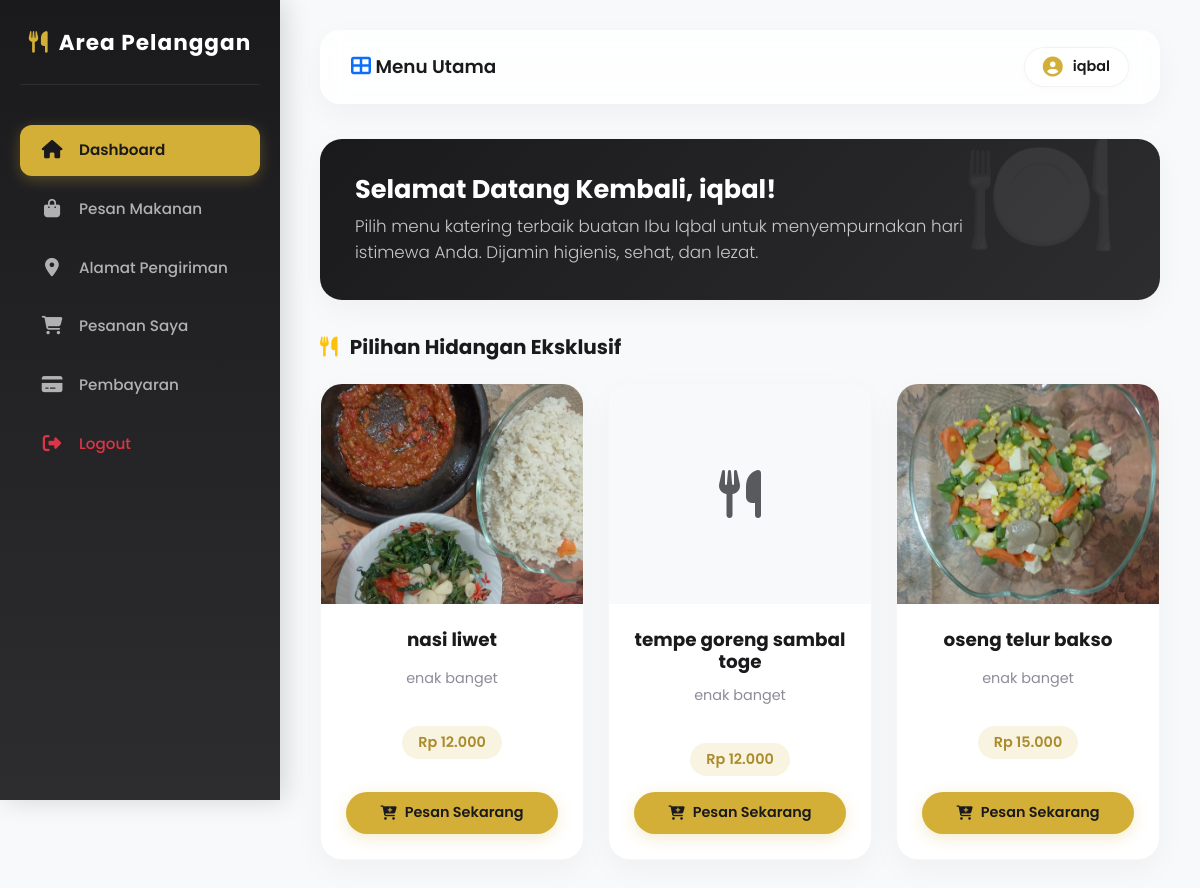
/pengunjung/index.php (signed in), run on the app's committed database.
### tables this page shows
CREATE TABLE `users` (
  `id` int(11) NOT NULL,
  `username` varchar(50) DEFAULT NULL,
  `password` varchar(255) NOT NULL,
  `role` enum('admin','petugas','pengunjung') DEFAULT NULL
);

CREATE TABLE `produk` (
  `id` int(11) NOT NULL,
  `nama` varchar(100) DEFAULT NULL,
  `deskripsi` text,
  `harga` int(11) DEFAULT NULL,
  `gambar` varchar(100) DEFAULT NULL
);

### pengunjung/index.php (the view, shortened to what this page needs)
<?php
include '../koneksi.php';
$id_pengunjung = $_SESSION['id'];
$q_pengunjung = mysqli_query($conn, "SELECT username FROM users WHERE id='$id_pengunjung'");
$d_pengunjung = mysqli_fetch_assoc($q_pengunjung);
$nama_pengunjung = $d_pengunjung['username'];
?>
<!DOCTYPE html>
<html lang="id">
<head>
    <link href="https://cdnjs.cloudflare.com/ajax/libs/font-awesome/6.5.0/css/all.min.css" rel="stylesheet">
    <link href="https://cdn.jsdelivr.net/npm/bootstrap@5.3.0/dist/css/bootstrap.min.css" rel="stylesheet">
    <link href="../css/dashboard.css" rel="stylesheet">
</head>
<body>
    <?php include '../includes/sidebar_pengunjung.php'; ?>
    <div class="main-content">
        <?php
        $topbar_title = "Menu Utama";
        $user_name = $nama_pengunjung;
        $topbar_icon = '<i class="fa fa-th-large text-primary"></i>';
        include '../includes/topbar.php';
        ?>
        <div class="header-welcome">
            <h4>Selamat Datang Kembali, <?= htmlspecialchars($nama_pengunjung) ?>!</h4>
            <p>Pilih menu katering terbaik buatan Ibu Iqbal untuk menyempurnakan hari istimewa Anda. Dijamin higienis, sehat, dan lezat.</p>
        </div>
        <h5 class="fw-bold mb-4"><i class="fa fa-utensils text-warning me-2"></i> Pilihan Hidangan Eksklusif</h5>
        <div class="row g-4">
            <?php
            $data = mysqli_query($conn,"SELECT * FROM produk ORDER BY id DESC");
            while($d = mysqli_fetch_array($data)){
            ?>
            <div class="col-lg-4 col-md-6">
                <div class="produk-card">
                    <div class="produk-img-wrapper">
                        <?php if(!empty($d['gambar']) && file_exists("../upload/".$d['gambar'])){ ?>
                            <img src="../upload/<?= htmlspecialchars($d['gambar']) ?>" class="produk-img" alt="<?= htmlspecialchars($d['nama']) ?>">
                        <?php } else { ?>
                            <div class="w-100 h-100 d-flex align-items-center justify-content-center text-muted bg-light">
                                <i class="fa fa-utensils fa-3x"></i>
                            </div>
                        <?php } ?>
                    </div>
                    <div class="produk-body">
                        <h5><?= htmlspecialchars($d['nama']) ?></h5>
                        <p><?= htmlspecialchars($d['deskripsi']) ?></p>
                        <div class="price-badge mb-3">
                            Rp <?= number_format($d['harga'], 0, ',', '.') ?>
                        </div>
                        <a href="pesan.php?id=<?= $d['id'] ?>" class="btn-premium-primary btn-beli justify-content-center">
                            <i class="fa fa-cart-plus"></i> Pesan Sekarang
                        </a>
                    </div>
                </div>
            </div>
            <?php } ?>
        </div>
    </div>
</body>
</html>

### includes/topbar.php (shortened to what this page needs)
<div class="topbar">
    <div class="topbar-title">
        <h5><?= isset($topbar_icon) ? $topbar_icon : '<i class="fa fa-chart-pie"></i>' ?> <?= htmlspecialchars($topbar_title) ?></h5>
    </div>
    <div class="topbar-profile">
        <div class="topbar-user">
            <i class="fa fa-user-circle"></i> <span><?= htmlspecialchars($user_name) ?></span>
        </div>
    </div>
</div>

### css/dashboard.css (style rules this page uses)
:root { --gold: #D4AF37; --gold-dark: #AA8C2C; --gold-light: rgba(212, 175, 55, 0.15); --dark: #1A1A1D; --dark-medium: #242428; --sidebar-bg: linear-gradient(180deg, #1A1A1D 0%, #2D2D30 100%); --bg-light: #F8F9FA; --card-shadow: 0 10px 30px rgba(0, 0, 0, 0.04); --hover-shadow: 0 15px 35px rgba(212, 175, 55, 0.12); --transition: all 0.3s cubic-bezier(0.25, 0.8, 0.25, 1); }
* { margin: 0; padding: 0; box-sizing: border-box; }
body { font-family: 'Poppins', sans-serif; background-color: var(--bg-light); color: var(--dark); min-height: 100vh; overflow-x: hidden; }
.main-content { margin-left: 280px; padding: 30px 40px; transition: var(--transition); min-height: 100vh; }
.topbar { background: rgba(255, 255, 255, 0.85); backdrop-filter: blur(12px); -webkit-backdrop-filter: blur(12px); padding: 16px 30px; border-radius: 20px; margin-bottom: 35px; display: flex; justify-content: space-between; align-items: center; box-shadow: var(--card-shadow); border: 1px solid rgba(255, 255, 255, 0.5); }
.topbar-title { display: flex; align-items: center; gap: 12px; }
.topbar-title h5 { margin: 0; font-weight: 600; color: var(--dark); font-size: 1.15rem; }
.topbar-title i { color: var(--gold); font-size: 1.25rem; }
.topbar-profile { display: flex; align-items: center; gap: 12px; }
.topbar-user { display: flex; align-items: center; gap: 10px; background: #ffffff; padding: 8px 18px; border-radius: 30px; border: 1px solid rgba(0, 0, 0, 0.05); box-shadow: 0 2px 8px rgba(0, 0, 0, 0.02); font-weight: 600; color: var(--dark); font-size: 0.9rem; }
.topbar-user i { font-size: 1.25rem; color: var(--gold); }
.price-badge { background: var(--gold-light); padding: 6px 16px; border-radius: 30px; color: var(--gold-dark); font-weight: 600; font-size: 0.9rem; display: inline-block; }
.btn-premium-primary { background: var(--gold); color: var(--dark) !important; border: none; border-radius: 30px; padding: 10px 24px; font-weight: 600; font-size: 0.9rem; display: inline-flex; align-items: center; gap: 8px; text-decoration: none; transition: var(--transition); box-shadow: 0 4px 15px rgba(212, 175, 55, 0.25); }

### pengunjung/index.php (style rules this page uses)
.header-welcome { background: linear-gradient(135deg, #1A1A1D 0%, #2D2D30 100%); border-radius: 22px; padding: 35px; color: white; margin-bottom: 35px; box-shadow: var(--card-shadow); position: relative; overflow: hidden; }
.header-welcome::after { content: '🍽️'; position: absolute; right: 40px; bottom: 10px; font-size: 8rem; opacity: 0.08; }
.header-welcome h4 { font-weight: 700; font-size: 1.6rem; margin-bottom: 10px; color: #ffffff; }
.header-welcome p { color: rgba(255, 255, 255, 0.75); margin: 0; font-size: 1.05rem; max-width: 650px; font-weight: 300; line-height: 1.5; }
.produk-card { background: #ffffff; border-radius: 22px; border: 1px solid rgba(0,0,0,0.03); overflow: hidden; box-shadow: var(--card-shadow); transition: var(--transition); height: 100%; display: flex; flex-direction: column; }
.produk-img-wrapper { width: 100%; height: 220px; overflow: hidden; position: relative; background-color: #f8f9fa; }
.produk-img { width: 100%; height: 100%; object-fit: cover; transition: transform 0.6s ease; }
.produk-body { padding: 25px; display: flex; flex-direction: column; flex-grow: 1; text-align: center; align-items: center; }
.produk-body h5 { font-weight: 700; color: var(--dark); font-size: 1.15rem; margin-bottom: 12px; min-height: 27px; }
.produk-body p { color: #8c8c9a; font-size: 0.9rem; margin-bottom: 20px; line-height: 1.4; min-height: 38px; display: -webkit-box; -webkit-line-clamp: 2; -webkit-box-orient: vertical; overflow: hidden; }
.btn-beli { width: 100%; margin-top: auto; }

### data on the page
users: username "iqbal"
produk: gambar (picture), nama "nasi liwet", deskripsi "enak banget", harga "12.000"
produk: nama "tempe goreng sambal toge", deskripsi "enak banget", harga "12.000"
produk: gambar (picture), nama "oseng telur bakso", deskripsi "enak banget", harga "15.000"

### other printed values
$topbar_title "Menu Utama"
